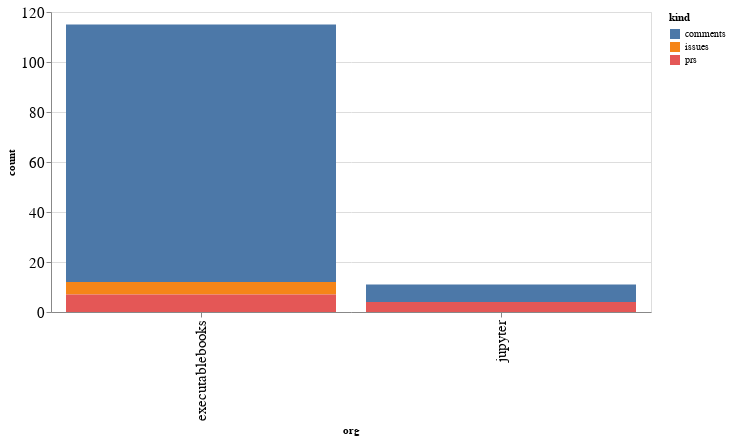

Source (notebook cell):
### Code cell
alt.Chart(org_summaries, width=600).mark_bar().encode(
    x='org',
    y='count',
    color='kind',
    tooltip="org"
)

### Figure 1 — Vega-Lite specification as saved in the notebook (floating-point values rounded to 4 significant figures)
{"config": {"axisLeft": {"labelFontSize": 15}, "axisBottom": {"labelFontSize": 15}}, "data": {"name": "data-fb513445d50e102693689fb74a7e358b"}, "mark": "bar", "encoding": {"color": {"type": "nominal", "field": "kind"}, "tooltip": {"type": "nominal", "field": "org"}, "x": {"type": "nominal", "field": "org"}, "y": {"type": "quantitative", "field": "count"}}, "width": 600, "$schema": "https://vega.github.io/schema/vega-lite/v4.8.1.json", "datasets": {"data-fb513445d50e102693689fb74a7e358b": [{"org": "executablebooks", "kind": "comments", "count": 103}, {"org": "executablebooks", "kind": "issues", "count": 5}, {"org": "executablebooks", "kind": "prs", "count": 7}, {"org": "jupyter", "kind": "comments", "count": 7}, {"org": "jupyter", "kind": "prs", "count": 4}]}}
